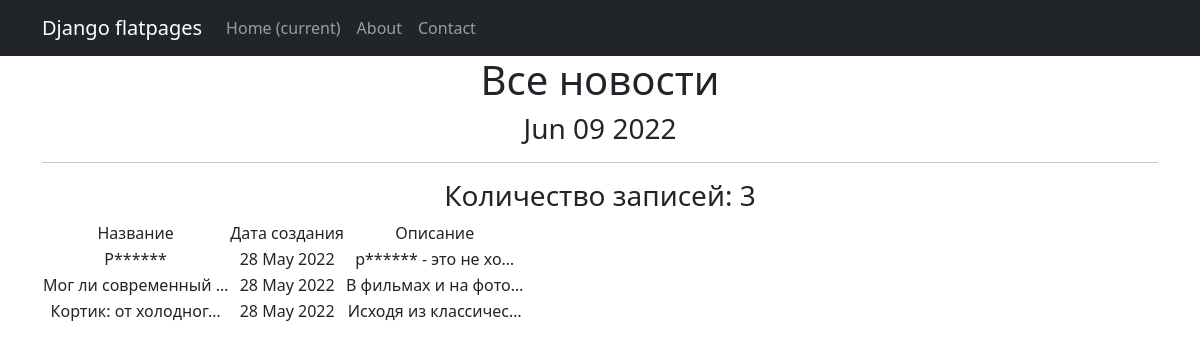
Page /news/ on the committed database.
### newapp/models.py (models this page shows, shortened)
class Post(models.Model):
    author = models.ForeignKey(Author, on_delete=models.CASCADE)
    NEWS = 'NW'
    ARTICLE = 'AR'
    CATEGORY_CHOICES = (
        (NEWS, "новость"),
        (ARTICLE, "статья")
    )
    categoryType = models.CharField(max_length=2, choices=CATEGORY_CHOICES, default=ARTICLE)
    dateCreation = models.DateTimeField(auto_now_add=True)
    postCategory = models.ManyToManyField(Category, through='PostCategory')
    title = models.CharField(max_length=128)
    text = models.TextField()
    rating = models.SmallIntegerField(default=0)

### newapp/views.py (the view)
# urls.py: path('', PostList.as_view()),
class PostList(ListView):
    model = Post
    ordering = '-dateCreation'
    template_name = 'News.html'
    context_object_name = 'News'
    def get_context_data(self, **kwargs):
        context = super().get_context_data(**kwargs)
        context['time_now'] = datetime.utcnow()
        return context

### newapp/templatetags/custom_filters.py (called while the page is built)
@register.filter()
def censor(text):
    Cens_word = ["Редиска"]
    low = text.lower()
    for i in Cens_word:
        if i.find(low):
            low = text.replace(i[1:], "*" * (len(i) -1))
    return f'{low}'

### templates/News.html (shortened to what this page needs)
{% extends 'flatpages/default.html' %}
{% load custom_filters %}
{% load custom_tags %}
{% block content %}
<h1> Все новости</h1>
<h3>{{ time_now|date:'M d Y' }}</h3>
<hr>
{% if News %}
<h3>Количество записей: {{News|length }}</h3>
    <table>
        <tr>
            <td>Название</td>
            <td>Дата создания</td>
            <td>Описание</td>
        </tr>
        {% for new in News %}
    <tr>
        <td>{{ new.title|truncatechars:20|censor }}</td>
        <td>{{ new.dateCreation|date:'d M Y' }}</td>
        <td>{{ new.text|truncatechars:20|censor }}</td>
    </tr>
        {% endfor %}
    </table>
{% else %}
       <h2>Постов нет!</h2>
{% endif %}
{% endblock content %}

### templates/flatpages/default.html (shortened to what this page needs)
<!DOCTYPE html>
<html lang="en">
    <head>
        {% load static %}
        <link href="{% static 'css/styles.css' %}" rel="stylesheet" />
    </head>
    <body>
<nav class="navbar navbar-expand-lg navbar-dark bg-dark static-top">
   <div class="container">
       <a class="navbar-brand" href="#">Django flatpages</a>
       <div class="collapse navbar-collapse" id="navbarResponsive">
           <ul class="navbar-nav ml-auto">
               <li class="nav-item active">
                   <a class="nav-link" href="#">Home
                       <span class="sr-only">(current)</span>
                   </a>
               </li>
               <li class="nav-item">
                   <a class="nav-link" href="/about/">About</a>
               </li>
               <li class="nav-item">
                   <a class="nav-link" href="/contacts/">Contact</a>
               </li>
           </ul>
       </div>
   </div>
</nav>
        <div class="container">
   <div class="row">
       <div class="col-lg-12 text-center">
           {% block content %}{% endblock content %}
       </div>
   </div>
</div>
    </body>
</html>

### rows in the picture
Post: title|censor "Р******", dateCreation "28 May 2022", text|censor "р****** - это не хо…"
Post: title|censor "Мог ли современный …", dateCreation "28 May 2022", text|censor "В фильмах и на фото…"
Post: title|censor "Кортик: от холодног…", dateCreation "28 May 2022", text|censor "Исходя из классичес…"

### other values in the picture
{{ time_now|date:'M d Y' }} "Jun 09 2022"
{{ News|length }} "3"
